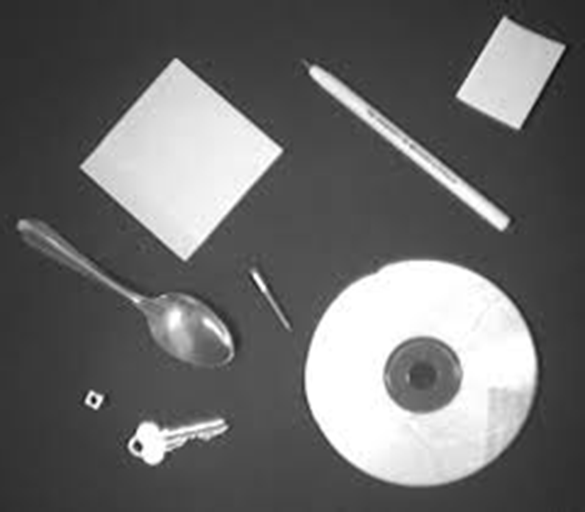
#> input picture 602 - Python/Assignment 8 - Image Processing/images_assignment/objects.png, 585 x 512 px, found by its file name
$ jupyter execute --allow-errors 'Practice - Image processing.ipynb'   (Python 2 division)   (older library calls are emulated)
#> lines starting #> are read from the running program, lines starting #| are printed output that depends on the picture; after the words box and inside, x2 and y2 are one past the last pixel; in counts of white or black regions, pixels touching at a corner belong together; long printed decimals are rounded
[cell 1]
import scipy.ndimage as ndimage
import scipy.misc as misc

raw = misc.imread('C:\\Users\\Shyam\\Downloads\\images.for.lesson.8\\objects.png')
#> raw is the input picture: shape (512, 585, 3); min 6, max 255, mean 106.8

print raw
#> (printed output is left out)
img = ndimage.gaussian_filter(raw, 0.5)
thres = img > img.mean()
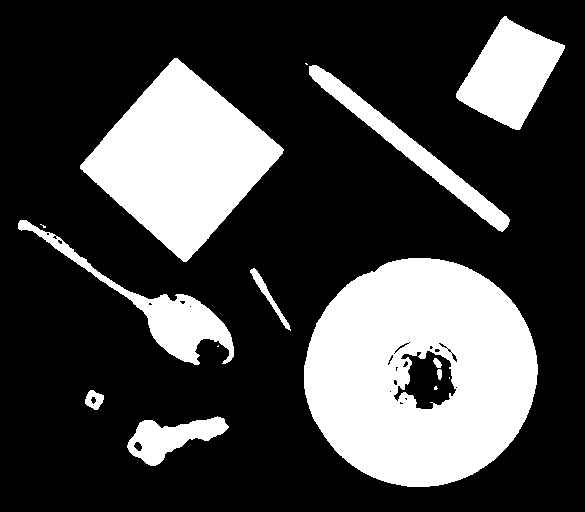
#> thres: shape (512, 585, 3) bool; 26.8% white; 15 white regions (5 under 20 px), largest, box (x1, y1, x2, y2) and area: (304, 258, 538, 487) 39373, (80, 58, 284, 262) 21563, (456, 16, 565, 130) 6851
print img.mean()
#| 106.192
#> (the rest of this cell did not finish here and is left out)

[cell 2]
import numpy as np
import matplotlib.pyplot as mpl
import scipy.ndimage as ndimage
import skimage.filters as skif
# Generating data points with a non-uniform background
x = np.random.uniform(low=0, high=100, size=20).astype(int)
y = np.random.uniform(low=0, high=100, size=20).astype(int)

# Creating image with non-uniform background
func = lambda x, y: x**2 + y**2
grid_x, grid_y = np.mgrid[-1:1:100j, -2:2:100j]
bkg = func(grid_x, grid_y)
bkg = bkg / np.max(bkg)
# Creating points
clean = np.zeros((100,100))
clean[(x,y)] += 5
clean = ndimage.gaussian_filter(clean, 3)
clean = clean / np.max(clean)
# Combining both the non-uniform background
# and points
fimg = bkg + clean
fimg = fimg / np.max(fimg)
# Defining minimum neighboring size of objects
block_size = 3
# Adaptive threshold function which returns image
# map of structures that are different relative to
# background
adaptive_cut = skif.threshold_adaptive(fimg, block_size, offset=0)
# Global threshold
global_thresh = skif.threshold_otsu(fimg)
global_cut = fimg > global_thresh
# Creating figure to highlight difference between
# adaptive and global threshold methods
fig = mpl.figure(figsize=(8, 4))
fig.subplots_adjust(hspace=0.05, wspace=0.05)
ax1 = fig.add_subplot(131)
ax1.imshow(fimg)
ax1.xaxis.set_visible(False)
ax1.yaxis.set_visible(False)
ax2 = fig.add_subplot(132)
ax2.imshow(global_cut)
ax2.xaxis.set_visible(False)
ax2.yaxis.set_visible(False)
ax3 = fig.add_subplot(133)
ax3.imshow(adaptive_cut)
ax3.xaxis.set_visible(False)
ax3.yaxis.set_visible(False)

fig.savefig('scikit_image_f01.pdf', bbox_inches='tight')
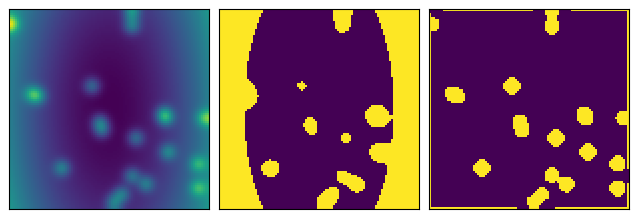
#> figure drawn by matplotlib, 3 panels
